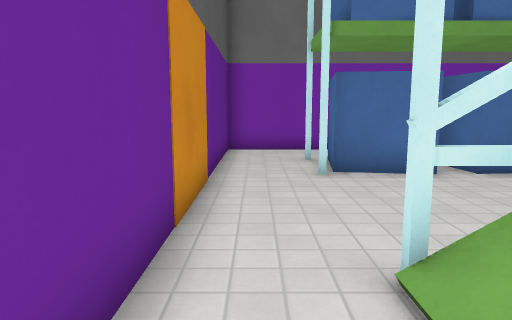
[1] (above)

19 first-person views from a walk through a Godot game level. The camera is 1.3 m above the floor, tilts 8° down and sees 70° across. The floor is counted in squares, 0.9 m on a side. Each view is taken from the middle of a square. On the plan, view 1 faces up. The plan holds only what a view shows up to about 16 squares ahead; the rest is blank. The place goes on beyond the plan. Characters and animated objects are left out. Surface patterns are stand-ins for the level's own textures.

[2]
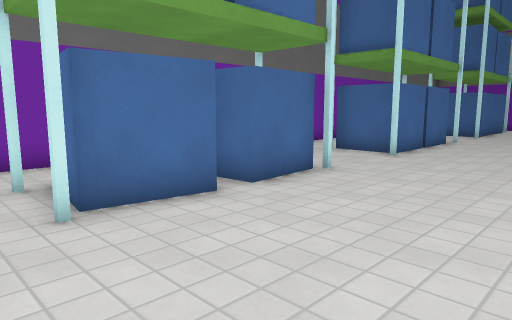

[3]
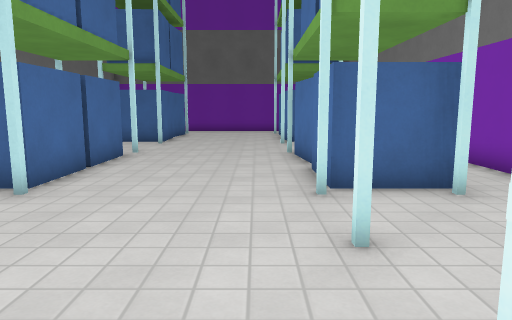

[4]
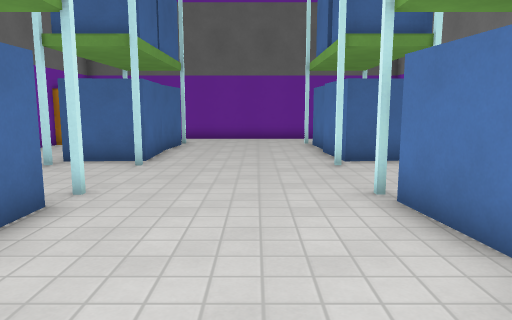

[5]
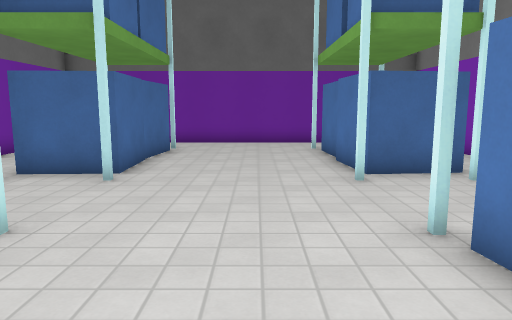

[6]
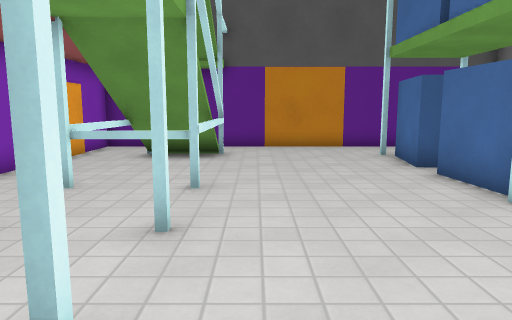

[7]
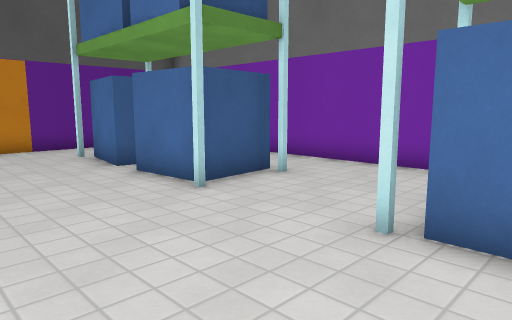

[8]
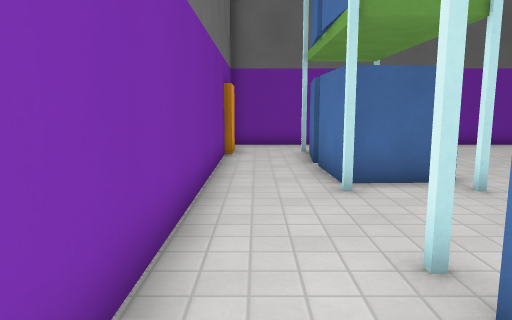

[9]
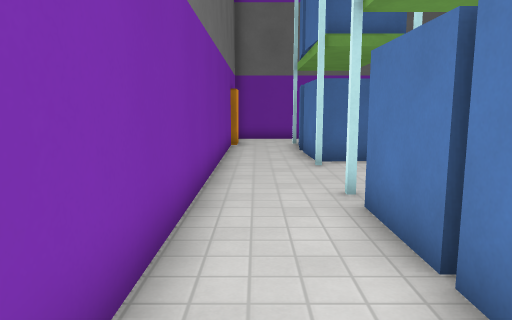

[10]
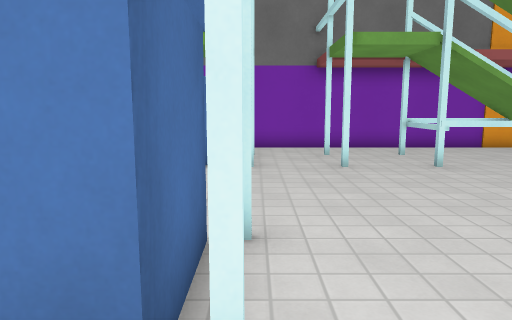

[11]
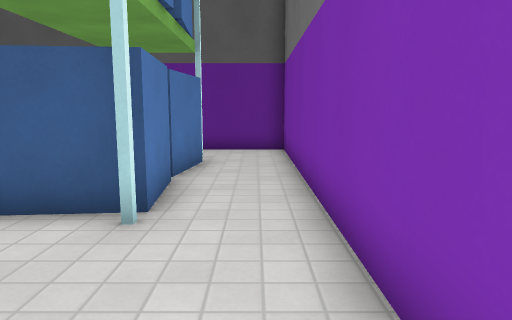

[12]
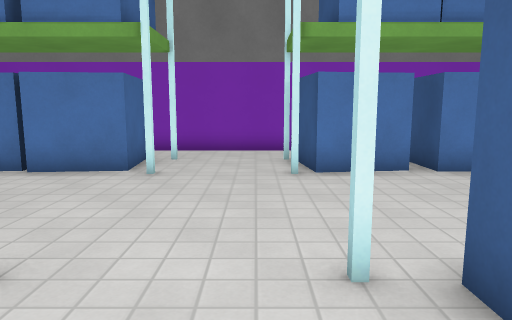

[13]
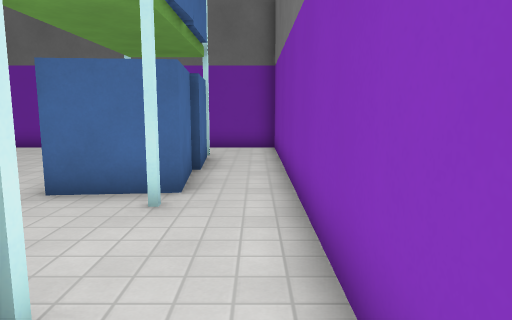

[14]
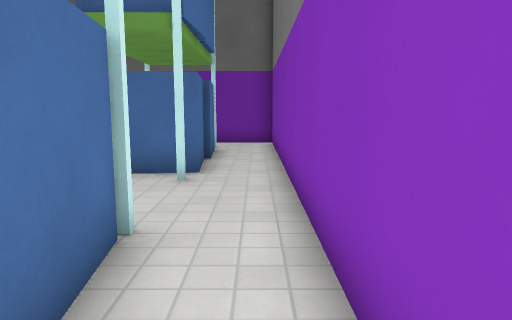

[15]
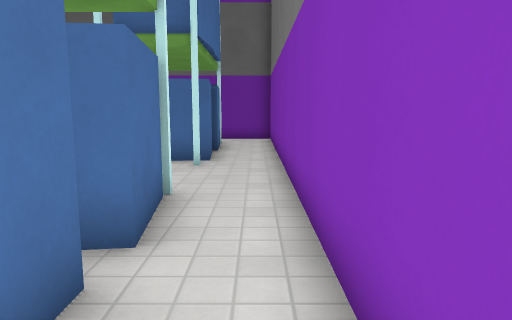

[16]
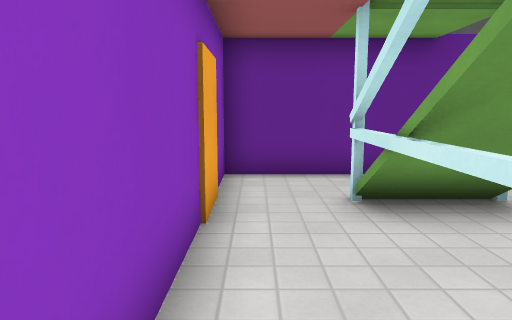

[17]
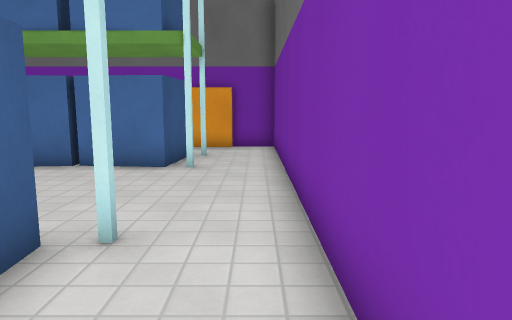

[18]
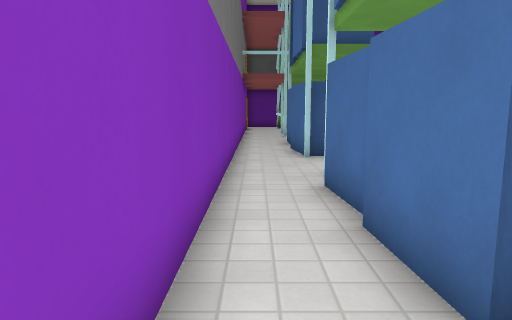

[19]
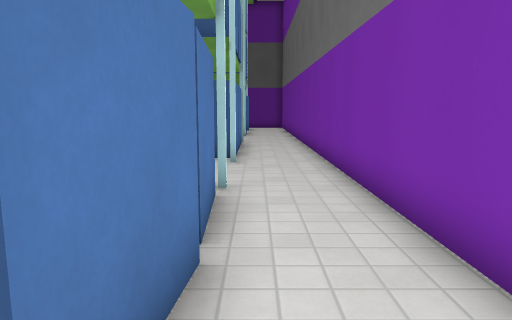

### Floor plan
Key: @ floor where view 1 was taken; # wall or solid block; . floor; / step, stairs or slope; D closed door; v drop or lower ground.
Columns run from 1 left of view 1 to 29 right of it. Each row starts with its distance up from view 1.
 13 ###########################DD##
 12 #.............................#
 11 #D............................#
 10 #..######....#####....######..#
  9 #..######....#####....######..#
  8 #..######....#####....######..#
  7 D.............................#
  6 D.............................#
  5 D.............................#
  4 #.............................#
  3 #.#vvvv#..#..#.......#........#
  2 #.//   /.....######...######..#
  1 #.#/////..#..######...######..#
  0 #@............................#
 -1 #.............................#
 -2 ##DD###########################

Positions as (right, up) in squares from view 1, and headings:
1: (0, 0), facing up
2: (0, 3), facing up-right
3: (5, 4), facing right
4: (11, 5), facing right
5: (13, 5), facing right
6: (13, 4), facing left
7: (13, 4), facing up-left
8: (14, 12), facing right
9: (11, 12), facing right
10: (11, 12), facing down
11: (12, 12), facing left
12: (18, 11), facing down
13: (15, -1), facing right
14: (13, -1), facing right
15: (11, -1), facing right
16: (7, -1), facing left
17: (28, -1), facing up
18: (28, -1), facing left
19: (27, 11), facing left
